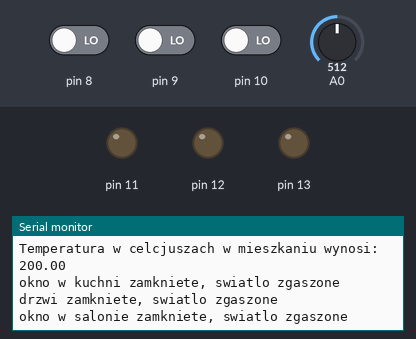
A sketch run on a simulated Arduino Uno, built with avr-gcc and run on an emulated ATmega328P. On the bench: output pins drawn as LEDs (lit = HIGH), the last lines printed to the serial monitor. Inputs (shaded band) come from the test bench; at power-on: A0 = 512, pin 8 LOW, pin 9 LOW, pin 10 LOW.

Above: at 1.2 s.
1.3 s: A0 set to 323
At 1.31 s:
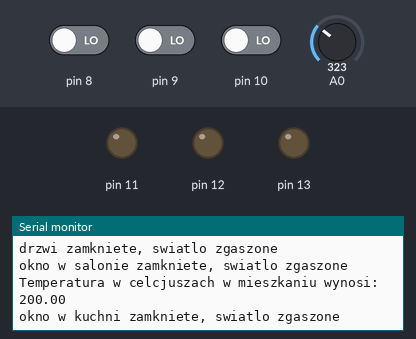
4.3 s: A0 set to 289
At 4.35 s:
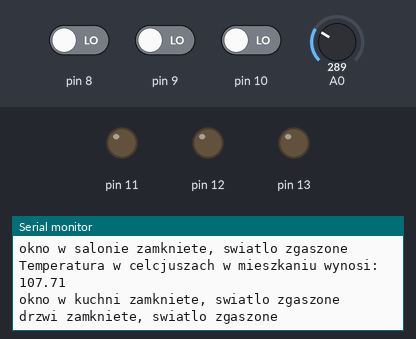
Timing chart, 0 to 7.3 s (numbered marks = the images above; inputs shaded):
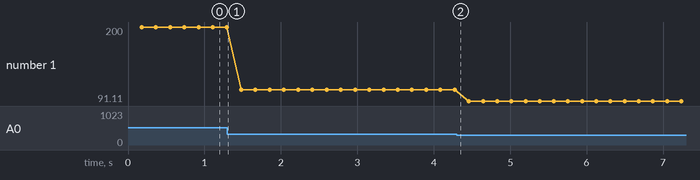

Measured:
- the behaviour switches between 308 and 307 on A0 (found by bisection; images 1 and 2)
- plotted number 1: 200 → 107.71 after the input at 1.3 s, 107.71 → 91.11 after the input at 4.3 s

The sketch:

program.ino
```cpp
/*
Załóżmy, że układ symuluje nam sterownik smart mieszkania, który wykonuje proste
czynnosci jak np. zapalanie swiatła, czy informowanie użytkownika o obecnym stanie.
Układ taki możemy zastosować w praktyce, np. do wyprowadzeń, gdzie są podpięte diody można
podłączyć tranzystory a następnie do przekaźników i sterować większą mocą, natomiast
do wejść można podpiąć konntraktony informujące czy okno lub drzwi są otwarte lub zamnięte.
W symulacji uzyjemy przetwornika adc oraz czujnika temp.
Transmisja z komputerem odbywa się poprzez transmisję szeregową UART
*/
void setup()
{
	pinMode(11, OUTPUT);
  	pinMode(12, OUTPUT);
  	pinMode(13, OUTPUT);
  	pinMode(10, INPUT);
    pinMode(9, INPUT);
  	pinMode(8, INPUT);
  	Serial.begin(9600);
}

String odebrane_dane = "";
bool swiatlo_przedpokoj, swiatlo_kuchnia, swiatlo_salon,
  	 drzwi_przedpokoj, 	 okno_kuchnia, 	  okno_salon;

void loop()
{
	if(Serial.available() > 0) //czy arduino odebrało dane
    {
      //jeśli tak to odebrane dane czytamy do końca lini

      odebrane_dane = Serial.readStringUntil('\n');

      if(odebrane_dane == "zapal swiatlo w kuchni")
      {
        swiatlo_kuchnia = 1;
        digitalWrite(13, HIGH);
      }

      if(odebrane_dane == "zgas swiatlo w kuchni")
      {
        swiatlo_kuchnia = 0;
        digitalWrite(13, LOW);
      }

      if(odebrane_dane == "zapal swiatlo w przedpokoju")
      {
        swiatlo_przedpokoj = 1;
      	digitalWrite(12, HIGH);
      }

      if(odebrane_dane == "zgas swiatlo w przedpokoju")
      {
        swiatlo_przedpokoj = 0;
        digitalWrite(12, LOW);
      }

      if(odebrane_dane == "zapal swiatlo w salonie")
      {
        swiatlo_salon = 1;
        digitalWrite(11, HIGH);
      }

      if(odebrane_dane == "zgas swiatlo w salonie")
      {
        swiatlo_salon = 0;
        digitalWrite(11, LOW);
      }

    }

  //sprawdzamy stany na wejsciach
  if(digitalRead(10) == 1)
    okno_kuchnia = 1;
  	else
      okno_kuchnia = 0;

  if(digitalRead(9) == 1)
    drzwi_przedpokoj = 1;
  	else
      drzwi_przedpokoj = 0;

  if(digitalRead(8) == 1)
    okno_salon = 1;
  	else
      okno_salon = 0;

  //za pomoca iloczynu binarnego sprawdzamy jakie mamy stany i wysylamy informacje do uzytkownika
  if(okno_kuchnia & swiatlo_kuchnia)
    Serial.println("okno w kuchni otwarte, swiatlo zapalone");
  else if(!okno_kuchnia & swiatlo_kuchnia)
    Serial.println("okno w kuchni zakmniete, swiatlo zapalone");
  else if(okno_kuchnia & !swiatlo_kuchnia)
    Serial.println("okno w kuchni otwarte, swiatlo zgaszone");
  else
    Serial.println("okno w kuchni zamkniete, swiatlo zgaszone");

  if(drzwi_przedpokoj & swiatlo_przedpokoj)
    Serial.println("drzwi otwarte, swiatlo zapalone");
  else if(!drzwi_przedpokoj & swiatlo_przedpokoj)
    Serial.println("drzwi zakmniete, swiatlo zapalone");
  else if(drzwi_przedpokoj & !swiatlo_przedpokoj)
    Serial.println("drzwi otwarte, swiatlo zgaszone");
  else
    Serial.println("drzwi zamkniete, swiatlo zgaszone");

  if(okno_salon & swiatlo_salon)
    Serial.println("okno w salonie otwarte, swiatlo zapalone");
  else if(!okno_kuchnia & swiatlo_kuchnia)
    Serial.println("okno w salonie zakmniete, swiatlo zapalone");
  else if(okno_kuchnia & !swiatlo_kuchnia)
    Serial.println("okno w salonie otwarte, swiatlo zgaszone");
  else
    Serial.println("okno w salonie zamkniete, swiatlo zgaszone");

    //pomiar temperatury
  float volt;
  float temp;
  int odczyt = analogRead(A0);      //odczytanie wartości z czujnika
  volt = (odczyt * 5.0) / 1024.0;        //przeliczenie odczytanej wartości na napięcie w woltach (dla podłączenia pod 5 V)
  temp = (volt - 0.5) * 100;             //konwersja z napięcia na temperaturę, rozdzielczość czujnika wynosi 10 mV na stopień, dodatkowo należy zastosować offset 500 mV
  Serial.println("Temperatura w celcjuszach w mieszkaniu wynosi: ");
  Serial.println(temp);

}
```
